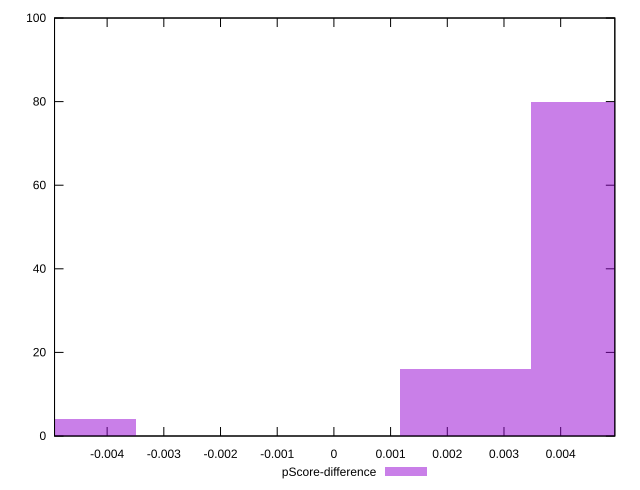

The gnuplot source for this figure:
reset

$pScoreDifference <<EOF
-0.004644931126920568 4
0.004644931126920568 80
0.002322465563460284 16
EOF

set key outside below
set boxwidth 0.002322465563460284
set xrange [-0.004927834209697446:0.004955154772151804]
set yrange [0:100]
set trange [0:100]
set style fill transparent solid 0.5 noborder
set terminal svg size 640, 490 enhanced background rgb 'white'
set output "reports/report_00033_2021-03-01T14-23-16.841Z/mainthread-work-breakdown/samples/astro-inner/pScore-difference/histogram.svg"

plot $pScoreDifference title "pScore-difference" with boxes

reset
